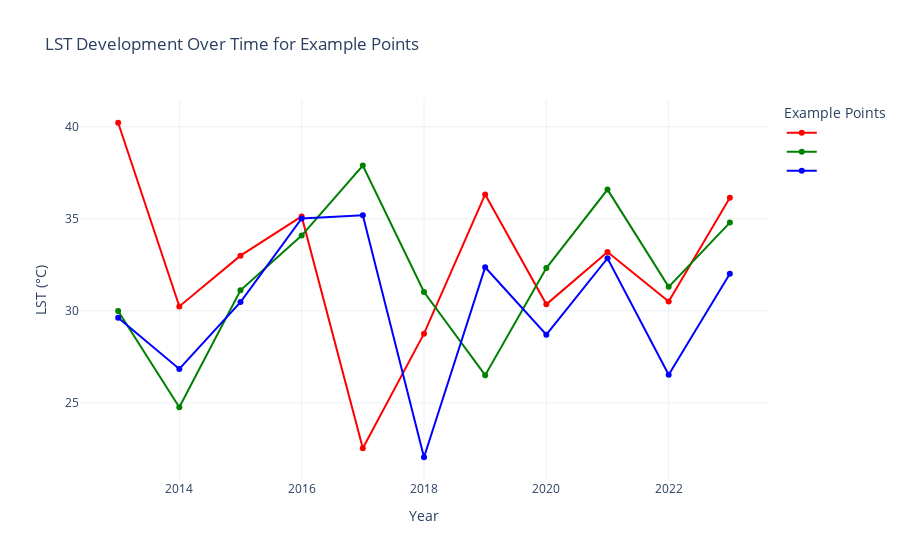
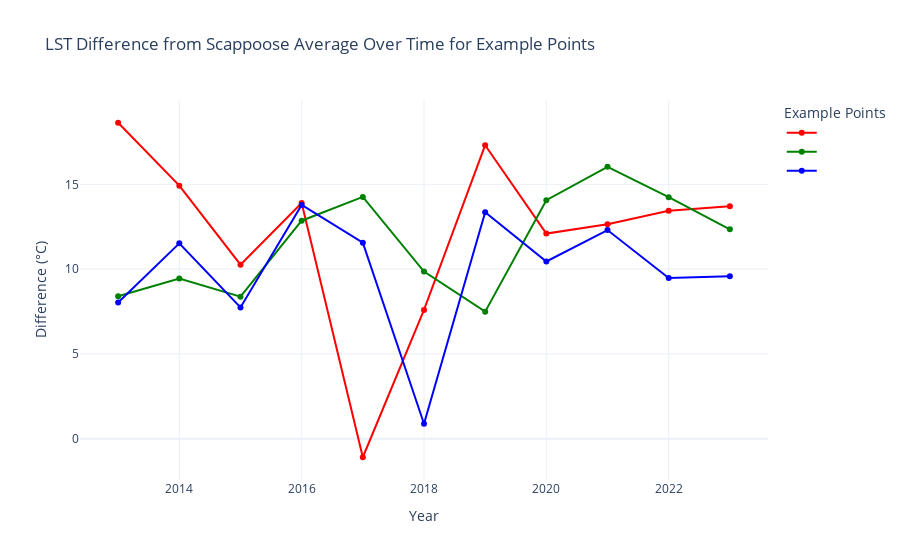

Write notebook code for charts like these, in order.
### Markdown cell above
#### Example Point Map and Chart Output

### Code cell
# Colors for the example points
colors = ['red', 'green', 'blue']

# Calculate average yearly LST for Scappoose
scappoose_avg_lst = {}
for year in years:
    startDate = ee.Date.fromYMD(year, 1, 1)
    endDate = ee.Date.fromYMD(year, 12, 31)
    scappooseLST = calculateAverageLST(startDate.format('YYYY-MM-dd').getInfo(), endDate.format('YYYY-MM-dd').getInfo(), scappooseBBox)
    scappooseMeanLST = scappooseLST.reduceRegion(
        reducer=ee.Reducer.mean(),
        geometry=scappooseBBox,
        scale=30,
        maxPixels=1e9
    ).get('LST').getInfo()
    scappoose_avg_lst[year] = scappooseMeanLST

# Create an interactive chart for LST values
fig1 = go.Figure()
# Create an interactive chart for LST differences
fig2 = go.Figure()

for index, (point, color) in enumerate(zip(examplePoints, colors)):
    pixelValues = []
    differences = []
    for year in years:
        startDate = ee.Date.fromYMD(year, 1, 1)
        endDate = ee.Date.fromYMD(year, 12, 31)
        pixelLST = calculateAverageLST(startDate.format('YYYY-MM-dd').getInfo(), endDate.format('YYYY-MM-dd').getInfo(), point)
        value = pixelLST.reduceRegion(
            reducer=ee.Reducer.mean(),
            geometry=point,
            scale=30,
            maxPixels=1e9
        ).get('LST').getInfo()
        pixelValues.append([year, value])
        differences.append([year, value - scappoose_avg_lst[year]])
    
    years_list = [pv[0] for pv in pixelValues]
    lst_list = [pv[1] for pv in pixelValues]
    diff_list = [df[1] for df in differences]
    
    fig1.add_trace(go.Scatter(
        x=years_list, 
        y=lst_list, 
        mode='lines+markers', 
        name=f'', 
        line=dict(color=color),
        marker=dict(color=color),
        hovertemplate='Example Point ' + str(index + 1) + '<br>Year: %{x}<br>LST: %{y:.2f} °C'
    ))

    fig2.add_trace(go.Scatter(
        x=years_list, 
        y=diff_list, 
        mode='lines+markers', 
        name=f'', 
        line=dict(color=color),
        marker=dict(color=color),
        hovertemplate='Example Point ' + str(index + 1) + '<br>Year: %{x}<br>Difference: %{y:.2f} °C'
    ))


fig1.update_layout(
    title='LST Development Over Time for Example Points',
    xaxis_title='Year',
    yaxis_title='LST (°C)',
    legend_title='Example Points',
    template='plotly_white'
)

fig2.update_layout(
    title='LST Difference from Scappoose Average Over Time for Example Points',
    xaxis_title='Year',
    yaxis_title='Difference (°C)',
    legend_title='Example Points',
    template='plotly_white'
)

# Show the charts
fig1.show()
fig2.show()

# Save the interactive charts as HTML files
pio.write_html(fig1, file='examplePoints/LST_Development_Chart.html', auto_open=True)
pio.write_html(fig2, file='examplePoints/LST_Difference_Chart.html', auto_open=True)

# Create a map to show the example points
m = folium.Map(location=[45.5152, -122.6784], zoom_start=10)

# Add example points to the map
for index, point in enumerate(examplePoints):
    folium.Marker(
        location=[point.coordinates().get(1).getInfo(), point.coordinates().get(0).getInfo()],
        popup=f'Point {index + 1}',
        icon=folium.Icon(color=colors[index])
    ).add_to(m)

# Save the map as an HTML file
m.save('examplePoints/Example_Points_Map.html')

### Figure 1 — Plotly figure (JSON) as saved in the notebook; plotly's stock layout.template omitted (floating-point values rounded to 4 significant figures)
{"data": [{"hovertemplate": "Example Point 1<br>Year: %{x}<br>LST: %{y:.2f} °C", "line": {"color": "red"}, "marker": {"color": "red"}, "mode": "lines+markers", "name": "", "type": "scatter", "x": [2013, 2014, 2015, 2016, 2017, 2018, 2019, 2020, 2021, 2022, 2023], "y": [40.22, 30.24, 33.0, 35.13, 22.53, 28.76, 36.32, 30.35, 33.2, 30.51, 36.14]}, {"hovertemplate": "Example Point 2<br>Year: %{x}<br>LST: %{y:.2f} °C", "line": {"color": "green"}, "marker": {"color": "green"}, "mode": "lines+markers", "name": "", "type": "scatter", "x": [2013, 2014, 2015, 2016, 2017, 2018, 2019, 2020, 2021, 2022, 2023], "y": [29.99, 24.76, 31.11, 34.09, 37.89, 31.02, 26.5, 32.32, 36.59, 31.3, 34.79]}, {"hovertemplate": "Example Point 3<br>Year: %{x}<br>LST: %{y:.2f} °C", "line": {"color": "blue"}, "marker": {"color": "blue"}, "mode": "lines+markers", "name": "", "type": "scatter", "x": [2013, 2014, 2015, 2016, 2017, 2018, 2019, 2020, 2021, 2022, 2023], "y": [29.62, 26.84, 30.47, 35.02, 35.19, 22.04, 32.36, 28.7, 32.86, 26.53, 32.02]}], "layout": {"legend": {"title": {"text": "Example Points"}}, "title": {"text": "LST Development Over Time for Example Points"}, "xaxis": {"title": {"text": "Year"}}, "yaxis": {"title": {"text": "LST (°C)"}}}}

### Figure 2 — Plotly figure (JSON) as saved in the notebook; plotly's stock layout.template omitted (floating-point values rounded to 4 significant figures)
{"data": [{"hovertemplate": "Example Point 1<br>Year: %{x}<br>Difference: %{y:.2f} °C", "line": {"color": "red"}, "marker": {"color": "red"}, "mode": "lines+markers", "name": "", "type": "scatter", "x": [2013, 2014, 2015, 2016, 2017, 2018, 2019, 2020, 2021, 2022, 2023], "y": [18.64, 14.93, 10.26, 13.9, -1.097, 7.595, 17.31, 12.1, 12.65, 13.45, 13.7]}, {"hovertemplate": "Example Point 2<br>Year: %{x}<br>Difference: %{y:.2f} °C", "line": {"color": "green"}, "marker": {"color": "green"}, "mode": "lines+markers", "name": "", "type": "scatter", "x": [2013, 2014, 2015, 2016, 2017, 2018, 2019, 2020, 2021, 2022, 2023], "y": [8.404, 9.448, 8.377, 12.86, 14.26, 9.858, 7.491, 14.07, 16.03, 14.25, 12.35]}, {"hovertemplate": "Example Point 3<br>Year: %{x}<br>Difference: %{y:.2f} °C", "line": {"color": "blue"}, "marker": {"color": "blue"}, "mode": "lines+markers", "name": "", "type": "scatter", "x": [2013, 2014, 2015, 2016, 2017, 2018, 2019, 2020, 2021, 2022, 2023], "y": [8.034, 11.52, 7.74, 13.79, 11.56, 0.8786, 13.35, 10.45, 12.31, 9.471, 9.575]}], "layout": {"legend": {"title": {"text": "Example Points"}}, "title": {"text": "LST Difference from Scappoose Average Over Time for Example Points"}, "xaxis": {"title": {"text": "Year"}}, "yaxis": {"title": {"text": "Difference (°C)"}}}}
